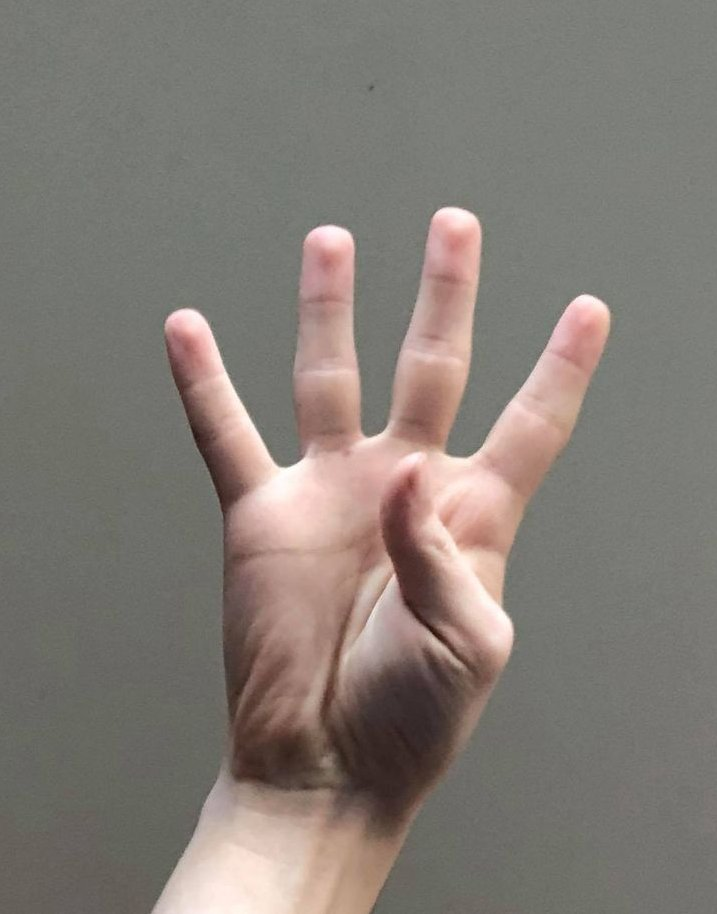
#> input picture fourFingers.jpg, 717 x 914 px
$ python -i finger_processing.py   (imports and definitions only)
#> lines starting #> are read from the running program, lines starting #| are printed output that depends on the picture; after the words box and inside, x2 and y2 are one past the last pixel; in counts of white or black regions, pixels touching at a corner belong together
#> further down, picture is the input picture: shape (914, 717, 3); mean B, G, R 116.7, 123.1, 130.4
import cv2
import scipy.cluster.hierarchy as hcluster
import numpy as np


def segmentHand(frame):
    # Apply Color Thresholding to segment skin tones from backgrounds
    frameB = frame[:, :, 0]
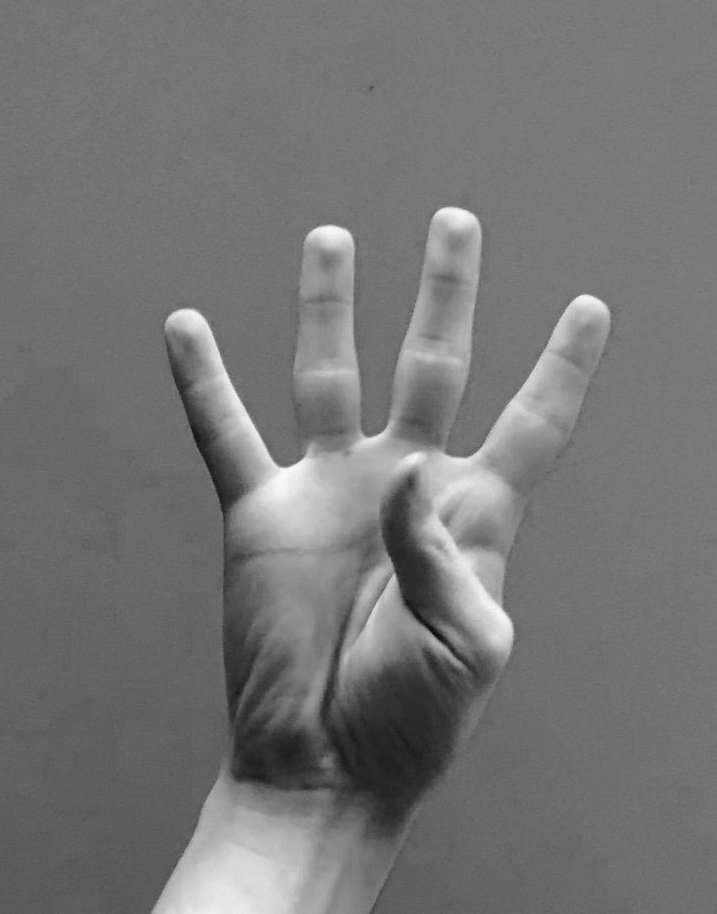
#> frameB: shape (914, 717); min 3, max 252, mean 116.7
    frameG = frame[:, :, 1]
    frameR = frame[:, :, 2]
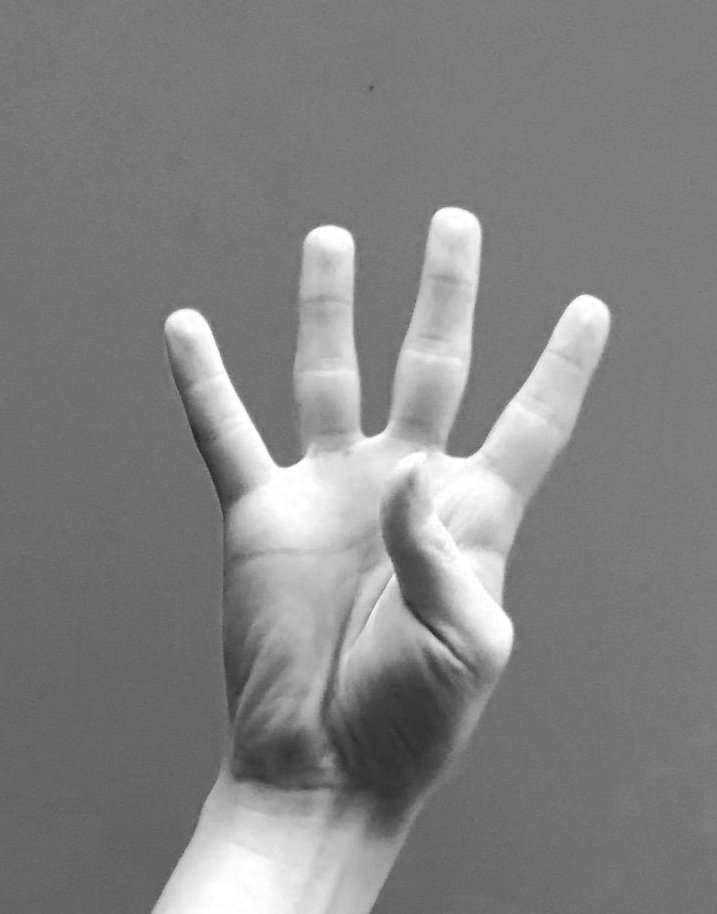
#> frameR: shape (914, 717); min 34, max 255, mean 130.4

    # Uniform Day light Thresholds
    ret, frameMaxMin = cv2.threshold(np.amax(frame, axis=2) - np.amin(frame, axis=2), 15, 255, cv2.THRESH_BINARY)  # >15
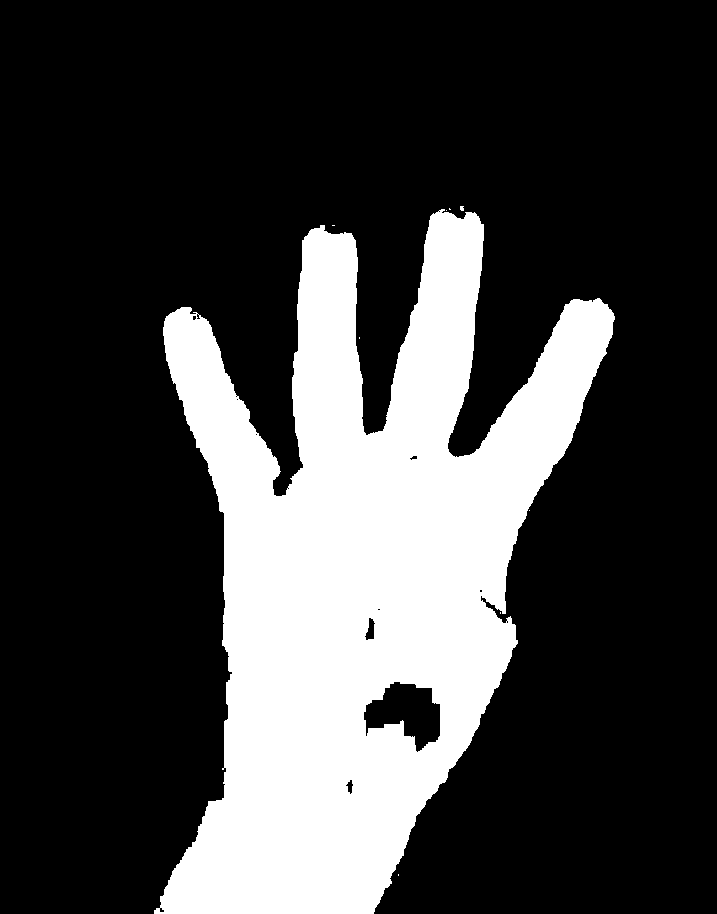
#> frameMaxMin: shape (914, 717); 25.3% white; 9 white regions (8 under 20 px), largest, box (x1, y1, x2, y2) and area: (154, 209, 615, 914) 165955
    ret, frameRminusG = cv2.threshold(abs(frameR - frameG), 15, 255, cv2.THRESH_BINARY)  # >15
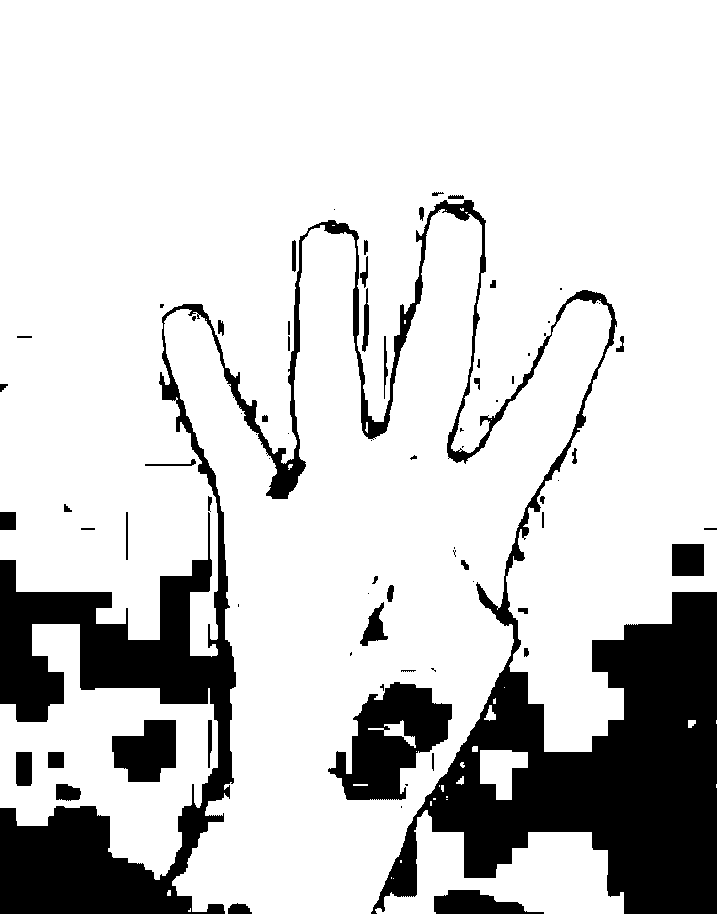
#> frameRminusG: shape (914, 717); 81.2% white; 76 black regions (30 under 20 px), largest, box (x1, y1, x2, y2) and area: (0, 200, 717, 914) 104937, (328, 682, 452, 800) 8027, (112, 720, 176, 782) 2984
    ret, frameRG = cv2.threshold(frameR - frameG, 0, 255, cv2.THRESH_BINARY)  # R>G
#> frameRG: shape (914, 717); 99% white; 272 black regions (202 under 20 px), largest, box (x1, y1, x2, y2) and area: (100, 832, 184, 898) 581, (434, 890, 544, 914) 456, (184, 591, 190, 657) 388
    ret, frameRB = cv2.threshold(frameR - frameB, 0, 255, cv2.THRESH_BINARY)  # R>B
#> frameRB: shape (914, 717); 100% white; black in thin lines or dots, all inside (x1, y1, x2, y2) = (161, 214, 608, 688)
    ret, frameGB = cv2.threshold(frameG - frameB, 0, 255, cv2.THRESH_BINARY)  # G>B
#> frameGB: shape (914, 717); 99.3% white; 215 black regions (194 under 20 px), largest, box (x1, y1, x2, y2) and area: (368, 668, 440, 748) 3054, (205, 792, 230, 816) 255, (192, 312, 205, 320) 53
    ret, frameBfilt = cv2.threshold(frameB, 20, 255, cv2.THRESH_BINARY)  # >20
#> frameBfilt: shape (914, 717); 100% white; black in thin lines or dots, all inside (x1, y1, x2, y2) = (193, 431, 440, 639)
    ret, frameGfilt = cv2.threshold(frameG, 40, 255, cv2.THRESH_BINARY)  # >40
#> frameGfilt: shape (914, 717); 99.5% white; 47 black regions (34 under 20 px), largest, box (x1, y1, x2, y2) and area: (350, 718, 428, 785) 1825, (405, 599, 445, 642) 211, (356, 772, 376, 788) 158
    ret, frameRfilt = cv2.threshold(frameR, 95, 255, cv2.THRESH_BINARY)  # >95
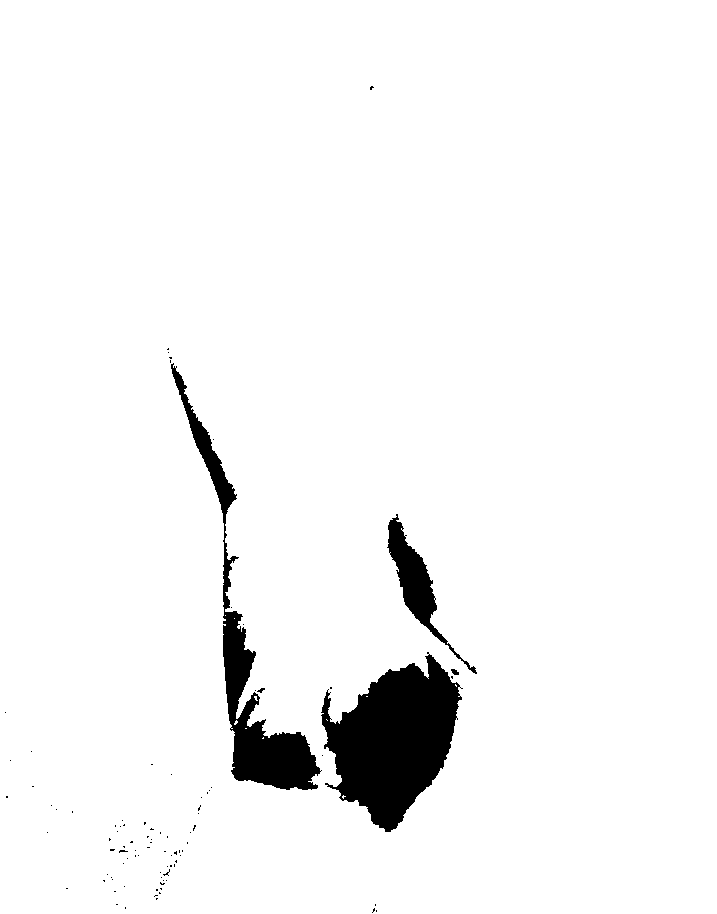
#> frameRfilt: shape (914, 717); 95.9% white; 93 black regions (88 under 20 px), largest, box (x1, y1, x2, y2) and area: (321, 652, 463, 832) 14751, (171, 363, 322, 790) 9030, (387, 514, 477, 674) 2793, (451, 669, 459, 675) 33, (257, 688, 265, 693) 21
    floatSum = ((frameMaxMin.astype(float) + frameRminusG.astype(float) + frameRG.astype(float) + frameRB.astype(
        float) + frameGB.astype(float) + frameRfilt.astype(float) + frameGfilt.astype(float) + frameBfilt.astype(
        float)) / 255).astype(np.uint8)
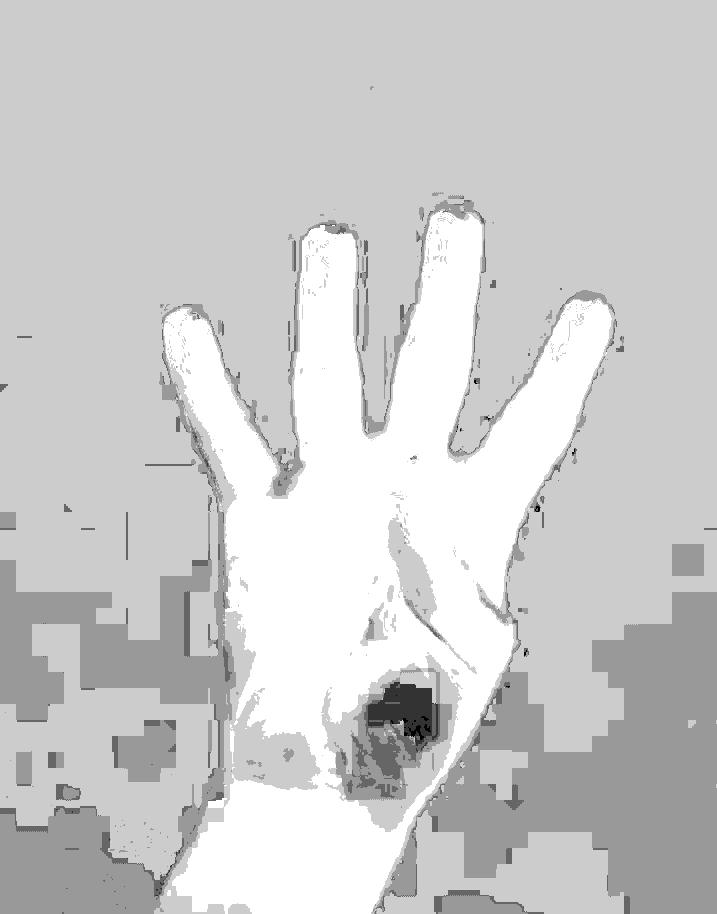
#> floatSum: shape (914, 717); min 3, max 8, mean 7; drawn with min black and max white
    ret, frameFiltered = cv2.threshold(floatSum, 7, 8, cv2.THRESH_BINARY)
#> frameFiltered: shape (914, 717); values 0 (black) and 8 (white), 20.3% white; 31 white regions (27 under 20 px), largest, box (x1, y1, x2, y2) and area: (164, 211, 612, 914) 132998, (230, 730, 235, 764) 101, (424, 672, 429, 679) 23, (167, 890, 171, 896) 22
    frameFiltered[frameFiltered >= 8] = 255

    #Apply erosion and dilation techniques to lower noise within the mask
    frameFiltered = cv2.erode(frameFiltered, None, iterations=2)
#> frameFiltered: shape (914, 717); 17.8% white; 18 white regions (12 under 20 px), largest, box (x1, y1, x2, y2) and area: (174, 219, 609, 914) 115771, (166, 313, 183, 362) 304, (553, 307, 575, 348) 285, (304, 242, 314, 253) 51, (210, 802, 222, 806) 39, (432, 218, 436, 228) 20
    frameFiltered = cv2.dilate(frameFiltered, None, iterations=6)
#> frameFiltered: shape (914, 717); 23.4% white; 1 white region, box (x1, y1, x2, y2) and area: (160, 212, 615, 914) 153403
    frameFiltered = cv2.erode(frameFiltered, None, iterations=2)
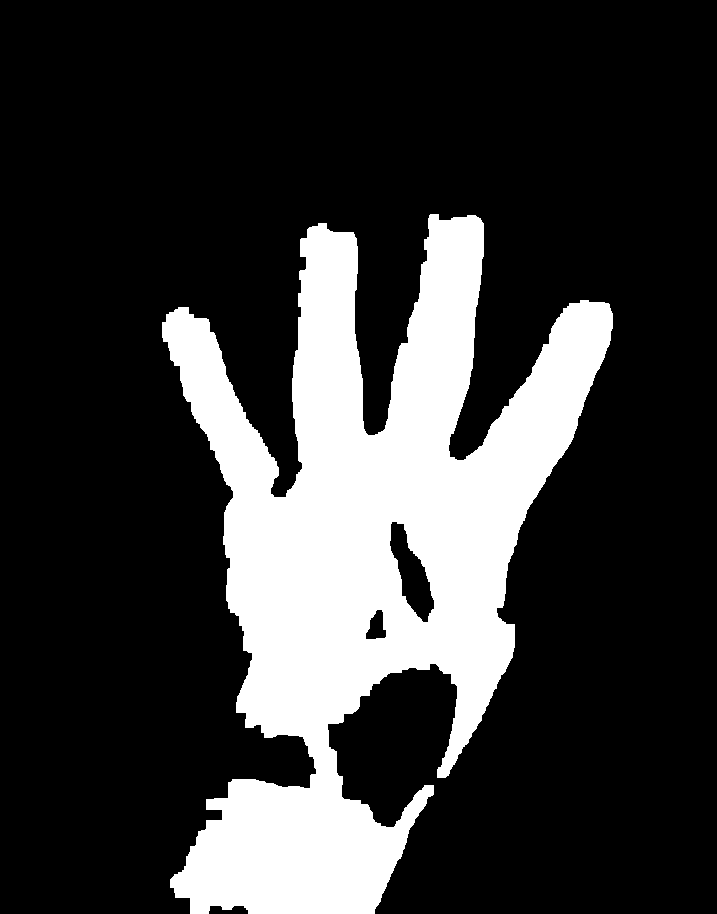
#> frameFiltered: shape (914, 717); 21.9% white; 1 white region, box (x1, y1, x2, y2) and area: (162, 214, 613, 914) 143695

    return frameFiltered


# [86 lines left out: functions isFinger, getFingertips, not called in this run]

>>> import cv2
>>> picture = cv2.imread('fourFingers.jpg')
>>> result = segmentHand(picture)

$ run again, on twoFinger.jpg
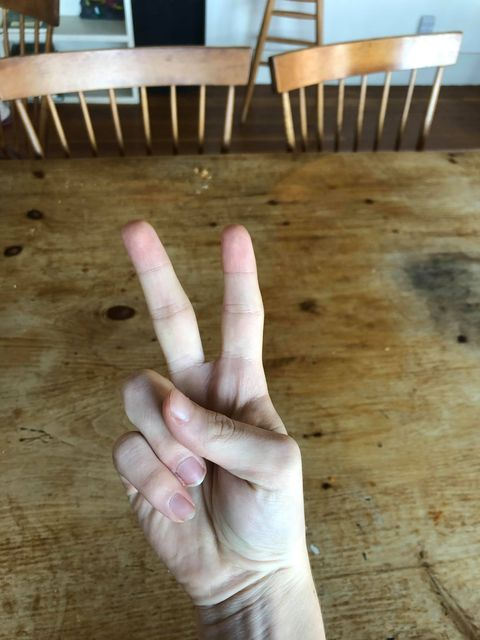
#> input picture twoFinger.jpg, 480 x 640 px
#> picture is the input picture: shape (640, 480, 3); mean B, G, R 92.5, 117.5, 129
#> in segmentHand, `ret, frameMaxMin = cv2.threshold(np.amax(frame, axis=2) - np.amin(fram..`:
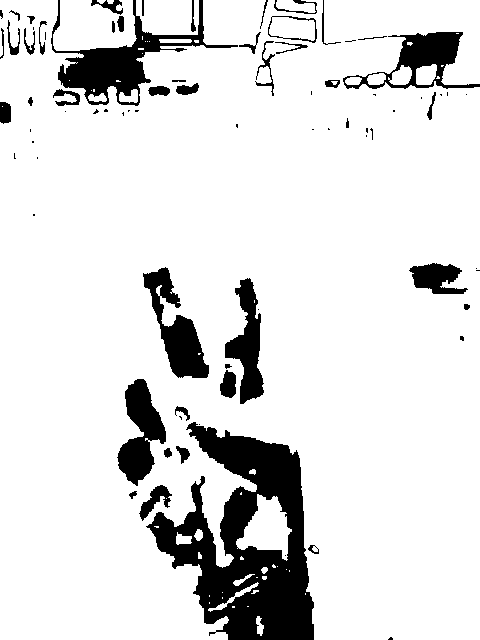
#> frameMaxMin: shape (640, 480); 87.4% white; 80 black regions (36 under 20 px), largest, box (x1, y1, x2, y2) and area: (146, 422, 314, 640) 17916, (51, 0, 238, 106) 4824, (143, 267, 209, 378) 2949
#> frameRminusG: shape (640, 480); 54.1% white; 156 black regions (89 under 20 px), largest, box (x1, y1, x2, y2) and area: (0, 73, 480, 640) 107253, (0, 0, 269, 161) 8218, (100, 240, 209, 388) 6724
#> frameRG: shape (640, 480); 98.5% white; 482 black regions (432 under 20 px), largest, box (x1, y1, x2, y2) and area: (413, 38, 442, 66) 379, (243, 439, 272, 472) 349, (416, 265, 456, 288) 327
#> frameRB: shape (640, 480); 99.5% white; 272 black regions (259 under 20 px), largest, box (x1, y1, x2, y2) and area: (408, 40, 442, 66) 441, (112, 64, 132, 79) 87, (129, 410, 144, 416) 79
#> frameGB: shape (640, 480); 98.5% white; black in thin lines or dots
#> frameBfilt: shape (640, 480); 96.1% white; 246 black regions (205 under 20 px), largest, box (x1, y1, x2, y2) and area: (26, 86, 206, 165) 7276, (0, 105, 44, 162) 975, (105, 306, 136, 321) 340
#> frameGfilt: shape (640, 480); 94.7% white; 93 black regions (56 under 20 px), largest, box (x1, y1, x2, y2) and area: (0, 86, 209, 161) 8844, (132, 0, 204, 46) 3193, (231, 141, 294, 153) 511
#> frameRfilt: shape (640, 480); 75.8% white; 501 black regions (397 under 20 px), largest, box (x1, y1, x2, y2) and area: (0, 20, 480, 278) 33628, (32, 547, 251, 640) 11000, (0, 296, 174, 399) 7324
#> in segmentHand, `frameFiltered = cv2.erode(frameFiltered, None, iterations=2)`:
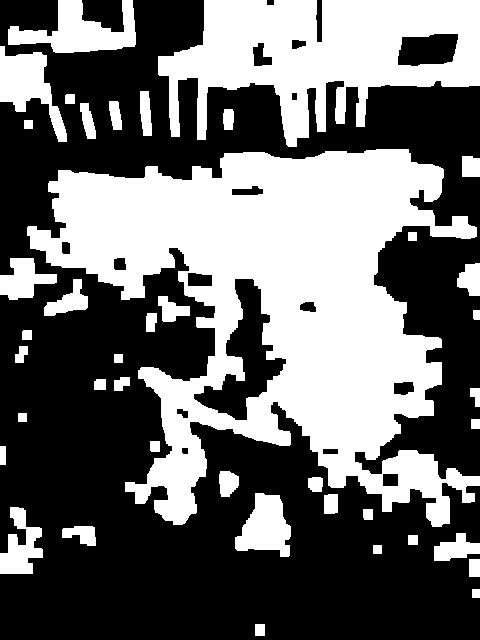
#> frameFiltered: shape (640, 480); 41.9% white; 41 white regions, largest, box (x1, y1, x2, y2) and area: (27, 149, 480, 527) 82511, (158, 0, 480, 147) 26646, (8, 0, 136, 53) 3571
